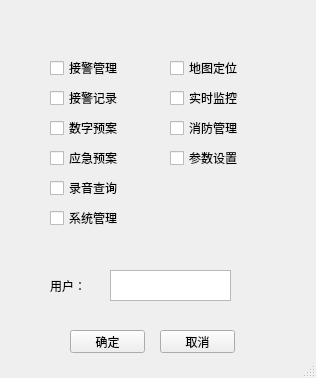
<?xml version="1.0" encoding="UTF-8"?>
<ui version="4.0">
 <class>AddPermissionMainWindow</class>
 <widget class="QMainWindow" name="AddPermissionMainWindow">
  <property name="geometry">
   <rect>
    <x>0</x>
    <y>0</y>
    <width>316</width>
    <height>378</height>
   </rect>
  </property>
  <property name="windowTitle">
   <string>MainWindow</string>
  </property>
  <widget class="QWidget" name="centralwidget">
   <widget class="QCheckBox" name="checkBox">
    <property name="geometry">
     <rect>
      <x>50</x>
      <y>60</y>
      <width>71</width>
      <height>16</height>
     </rect>
    </property>
    <property name="text">
     <string>接警管理</string>
    </property>
   </widget>
   <widget class="QCheckBox" name="checkBox_2">
    <property name="geometry">
     <rect>
      <x>50</x>
      <y>90</y>
      <width>71</width>
      <height>16</height>
     </rect>
    </property>
    <property name="text">
     <string>接警记录</string>
    </property>
   </widget>
   <widget class="QCheckBox" name="checkBox_3">
    <property name="geometry">
     <rect>
      <x>50</x>
      <y>120</y>
      <width>71</width>
      <height>16</height>
     </rect>
    </property>
    <property name="text">
     <string>数字预案</string>
    </property>
   </widget>
   <widget class="QCheckBox" name="checkBox_4">
    <property name="geometry">
     <rect>
      <x>50</x>
      <y>150</y>
      <width>71</width>
      <height>16</height>
     </rect>
    </property>
    <property name="text">
     <string>应急预案</string>
    </property>
   </widget>
   <widget class="QCheckBox" name="checkBox_5">
    <property name="geometry">
     <rect>
      <x>50</x>
      <y>180</y>
      <width>71</width>
      <height>16</height>
     </rect>
    </property>
    <property name="text">
     <string>录音查询</string>
    </property>
   </widget>
   <widget class="QCheckBox" name="checkBox_6">
    <property name="geometry">
     <rect>
      <x>50</x>
      <y>210</y>
      <width>71</width>
      <height>16</height>
     </rect>
    </property>
    <property name="text">
     <string>系统管理</string>
    </property>
   </widget>
   <widget class="QCheckBox" name="checkBox_10">
    <property name="geometry">
     <rect>
      <x>170</x>
      <y>120</y>
      <width>71</width>
      <height>16</height>
     </rect>
    </property>
    <property name="text">
     <string>消防管理</string>
    </property>
   </widget>
   <widget class="QCheckBox" name="checkBox_11">
    <property name="geometry">
     <rect>
      <x>170</x>
      <y>150</y>
      <width>71</width>
      <height>16</height>
     </rect>
    </property>
    <property name="text">
     <string>参数设置</string>
    </property>
   </widget>
   <widget class="QCheckBox" name="checkBox_12">
    <property name="geometry">
     <rect>
      <x>170</x>
      <y>90</y>
      <width>71</width>
      <height>16</height>
     </rect>
    </property>
    <property name="text">
     <string>实时监控</string>
    </property>
   </widget>
   <widget class="QCheckBox" name="checkBox_13">
    <property name="geometry">
     <rect>
      <x>170</x>
      <y>60</y>
      <width>71</width>
      <height>16</height>
     </rect>
    </property>
    <property name="text">
     <string>地图定位</string>
    </property>
   </widget>
   <widget class="QPushButton" name="pushButton">
    <property name="geometry">
     <rect>
      <x>70</x>
      <y>330</y>
      <width>75</width>
      <height>23</height>
     </rect>
    </property>
    <property name="text">
     <string>确定</string>
    </property>
   </widget>
   <widget class="QPushButton" name="pushButton_2">
    <property name="geometry">
     <rect>
      <x>160</x>
      <y>330</y>
      <width>75</width>
      <height>23</height>
     </rect>
    </property>
    <property name="text">
     <string>取消</string>
    </property>
   </widget>
   <widget class="QLabel" name="label">
    <property name="geometry">
     <rect>
      <x>50</x>
      <y>280</y>
      <width>54</width>
      <height>12</height>
     </rect>
    </property>
    <property name="text">
     <string>用户：</string>
    </property>
   </widget>
   <widget class="QTextEdit" name="textEdit">
    <property name="geometry">
     <rect>
      <x>110</x>
      <y>270</y>
      <width>121</width>
      <height>31</height>
     </rect>
    </property>
   </widget>
  </widget>
  <widget class="QStatusBar" name="statusbar"/>
 </widget>
 <resources/>
 <connections/>
</ui>
